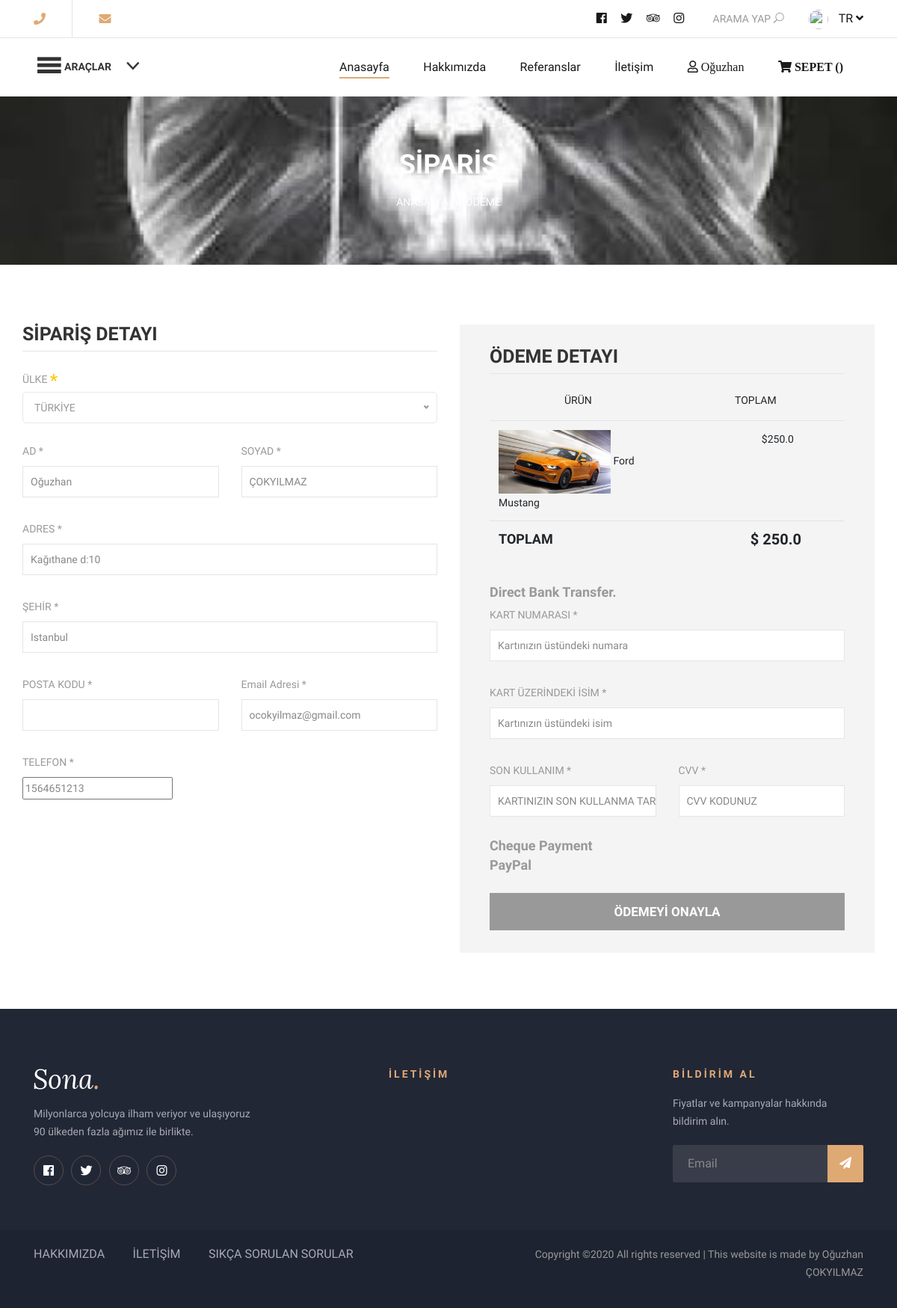
Page /order/orderproduct/ (signed in) on the earlier database version.
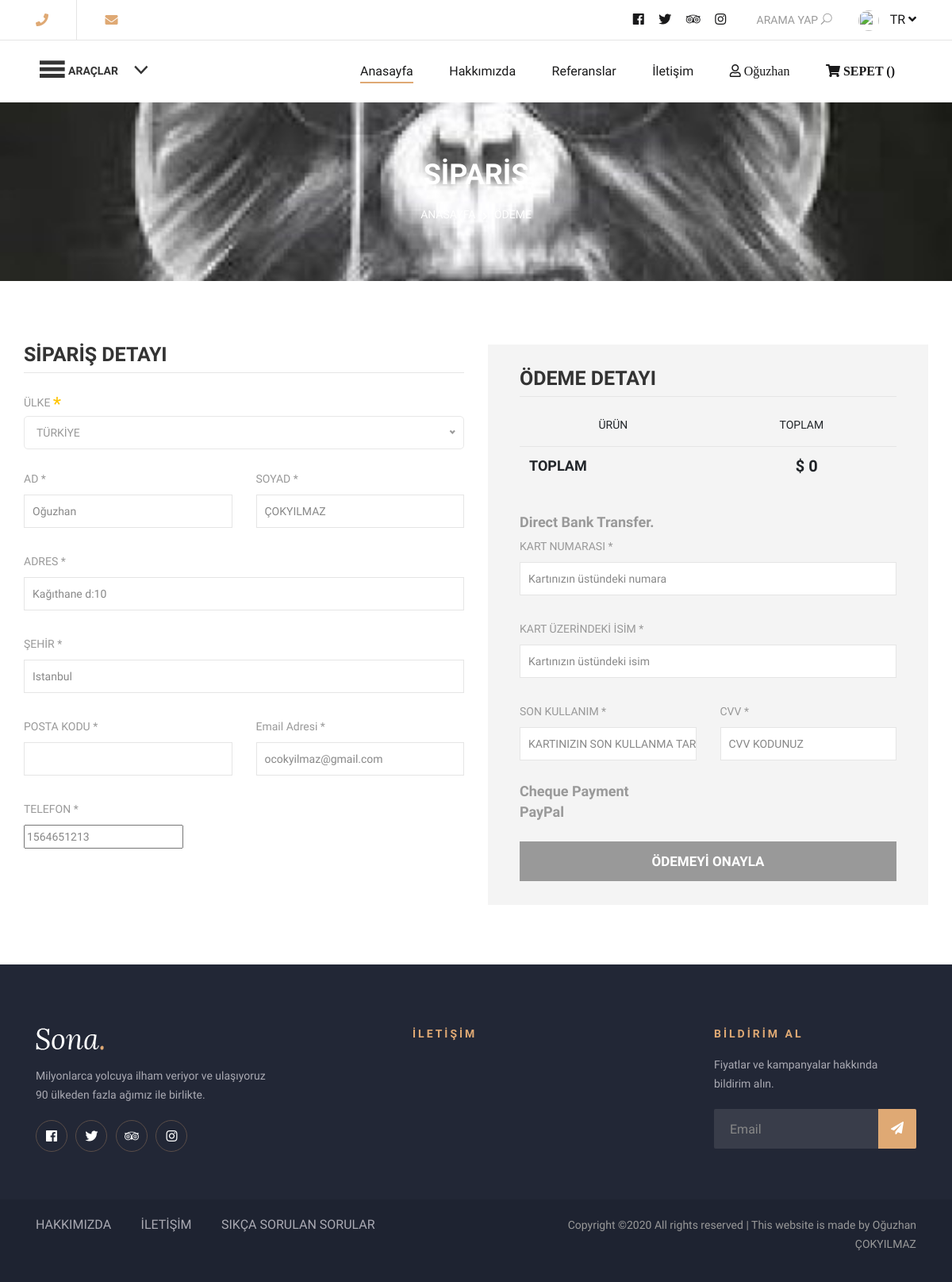
Same page on the later database version.
### order/models.py (models this page shows, shortened)
class ShopCart(models.Model):
    user = models.ForeignKey(User,on_delete=models.SET_NULL,null=True)
    product = models.ForeignKey(Cars,on_delete=models.SET_NULL,null=True)
    quantity = models.IntegerField()
    @property
    def price(self):
        return (self.product.price)

### product/models.py (models this page shows, shortened)
class Cars(models.Model):
    STATUS = (
        ("True", "Evet"),
        ("False","Hayır"),
    )
    category = models.ForeignKey(Category , on_delete=models.CASCADE)
    title = models.CharField(max_length=30)
    keywords = models.CharField(blank=True,max_length=255)
    description = models.CharField(blank=True,max_length=255)
    slug = models.SlugField(null=False,unique=True)
    image = models.ImageField(blank=True,upload_to="images/")
    price = models.FloatField()
    amount = models.IntegerField()
    detail = RichTextUploadingField(blank=True)
    status = models.CharField(blank=True,max_length=10,choices=STATUS)
    create_at = models.DateTimeField(auto_now_add=True)
    update_at = models.DateTimeField(auto_now=True)
    def __str__(self):
        return self.title
    def image_tag(self):
        return mark_safe('<img src="{}" height="50"/>'.format(self.image.url))
    image_tag.short_description = "Image"

### order/views.py (the view, shortened to what this page needs)
# urls.py: path('orderproduct/', views.orderproduct, name='orderproduct'),
@login_required(login_url='/login')
def orderproduct(request):
    category = Category.objects.all()
    current_user = request.user
    schopcart = ShopCart.objects.filter(user_id=current_user.id)
    total = 0
    for rs in schopcart:
        total += rs.product.price * rs.quantity
    form = OrderForm
    profile = UserProfile.objects.get(user_id=current_user.id)
    context = {
        'schopcart': schopcart,
        'category': category,
        'total': total,
        'form': form,
        'profile':profile
    }
    return  render (request,'Order_Form.html',context)

### order/templates/Order_Form.html (shortened to what the changed rows need)
{% extends "homebase.html" %}
 {% load static %}
{% block content %}
        <div class="breadcrumb-area" style="background-image: url({% static 'img/1.jpg'%});">
            <div class="container">
                <div class="breadcrumb-content">
                    <h2>SİPARİŞ</h2>
                </div>
            </div>
        </div>
        <div class="checkout-area">
            <div class="container-fluid">
                <div class="row">
                    <div class="col-lg-6 col-12">
                        <div class="your-order">
                            <div class="your-order-table table-responsive">
                                <table class="table">
                                    <thead>
                                        <tr>
                                            <th class="cart-product-name">ÜRÜN</th>
                                            <th class="cart-product-total">TOPLAM</th>
                                        </tr>
                                    </thead>
                                    <tbody>
                                    {% for rs in schopcart %}
                                        <tr class="cart_item">
                                            <td class="cart-product-name"><img src="{{rs.product.image.url}}" style="max-width: 150px;
                                                        height: auto;"> {{rs.product}}</td>
                                            <td class="cart-product-total"><span class="amount" style="margin-left: 115px">${{ rs.price }}</span></td>
                                        </tr>
                                    {% endfor %}
                                    </tbody>
                                    <tfoot>
                                        <tr class="order-total">
                                            <th>TOPLAM</th>
                                            <td><strong><span class="amount" style="margin-left: 100px">$ {{ total }}</span></strong></td>
                                        </tr>
                                    </tfoot>
                                </table>
                            </div>
                        </div>
                    </div>
                </div>
            </div>
        </div>
{% endblock %}

Differences in the rows shown:
removed ShopCart: product.image (picture), product "Ford Mustang", price "250.0"
Other differences:
{{ total }}: "250.0" → "0"
